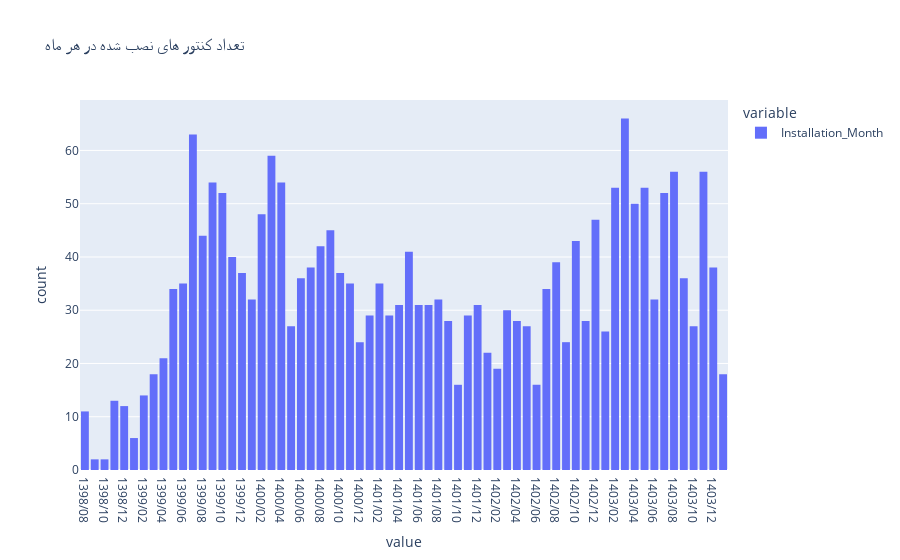

Source (notebook cell):
### Code cell
px.histogram(info_copy['Installation_Month'].sort_values(),title="تعداد کنتور های نصب شده در هر ماه")

### Figure 1 — Plotly figure (JSON) as saved in the notebook; plotly's stock layout.template omitted (floating-point values rounded to 4 significant figures; data arrays with more than 128 entries replaced by an {"elided": "..."} marker saying what was removed)
{"data": [{"alignmentgroup": "True", "bingroup": "x", "hovertemplate": "variable=Installation_Month<br>value=%{x}<br>count=%{y}<extra></extra>", "legendgroup": "Installation_Month", "marker": {"color": "#636efa", "pattern": {"shape": ""}}, "name": "Installation_Month", "offsetgroup": "Installation_Month", "orientation": "v", "showlegend": true, "type": "histogram", "x": {"elided": "2218 str values"}, "xaxis": "x", "yaxis": "y"}], "layout": {"barmode": "relative", "legend": {"title": {"text": "variable"}, "tracegroupgap": 0}, "title": {"text": "تعداد کنتور های نصب شده در هر ماه"}, "xaxis": {"anchor": "y", "domain": [0, 1], "title": {"text": "value"}}, "yaxis": {"anchor": "x", "domain": [0, 1], "title": {"text": "count"}}}}
